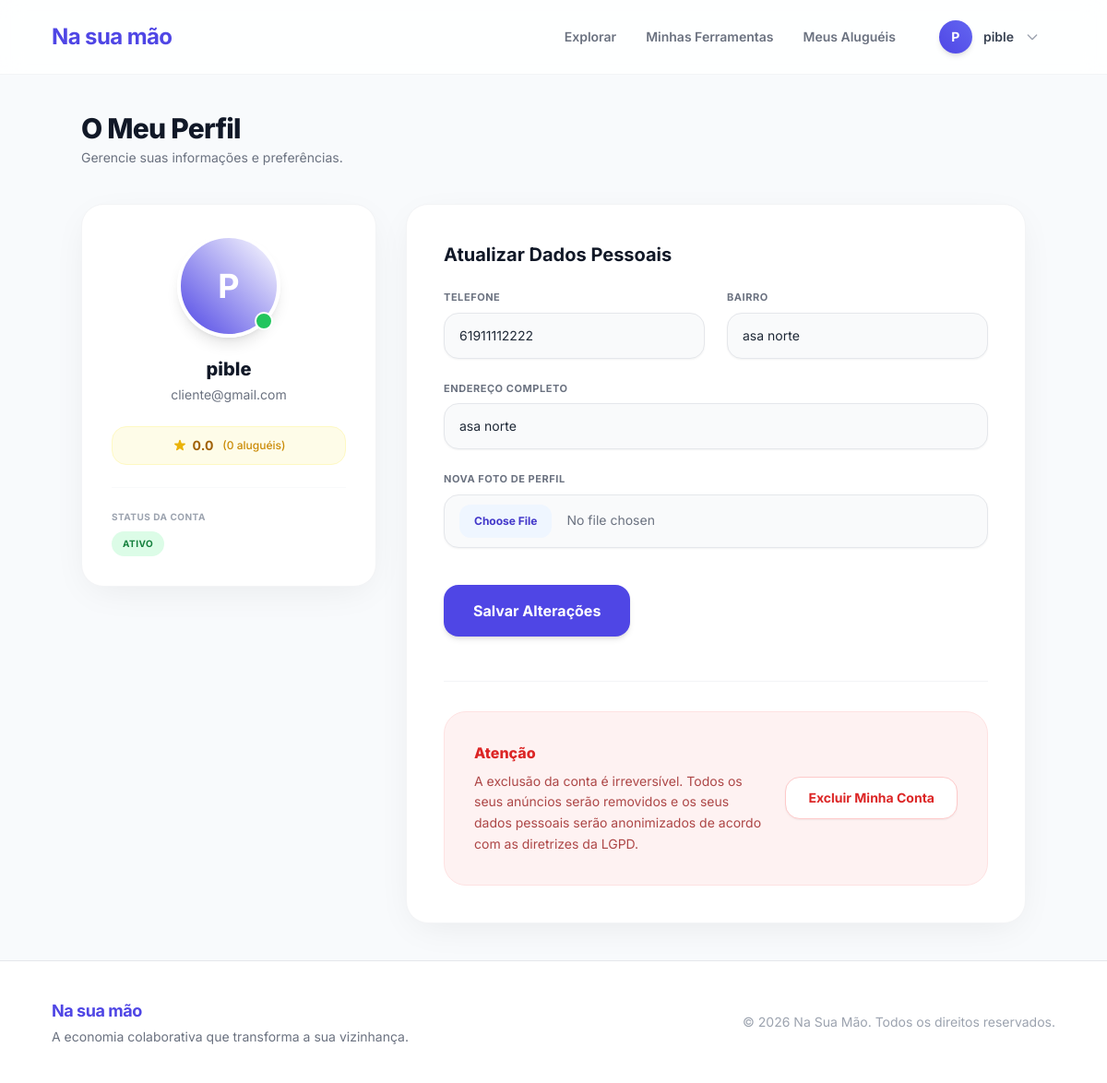
Screenshot of /perfil (signed in) with the database file from the repository.
### models/models.py (models this page shows)
class Usuario(Base):
    __tablename__ = "usuarios"
    id_usuario = Column(Integer, primary_key=True, index=True)
    nome = Column(String(100), nullable=False)
    email = Column(String(100), unique=True, index=True, nullable=False)
    senha = Column(String(255), nullable=False)
    cpf = Column(String(14), unique=True, nullable=False)
    cep = Column(String(9), nullable=True)
    telefone = Column(String(15), nullable=True)
    reputacao_acumulada = Column(Numeric(3, 1), default=0.0)
    tipo_perfil = Column(SAEnum(TipoPerfil), default=TipoPerfil.AMBOS)
    data_cadastro = Column(DateTime(timezone=True), server_default=func.now())
    latitude = Column(Float, nullable=True)
    longitude = Column(Float, nullable=True)
    data_nascimento = Column(Date, nullable=False)
    bairro = Column(String(100), nullable=True)
    endereco = Column(String(255), nullable=True)
    foto = Column(String(255), nullable=True)
    total_alugueis = Column(Integer, default=0)
    status_conta = Column(String(20), default="ativo")
    is_admin = Column(Boolean, default=False)
    ferramentas = relationship("Ferramenta", back_populates="locador")
    reservas_como_locatario = relationship("Reserva", back_populates="locatario", foreign_keys="Reserva.id_locatario")

### src/controllers/auth_controller.py (the view)
@router.get("/perfil", response_class=HTMLResponse)
async def perfil(request: Request, db: Session = Depends(get_db), usuario: Usuario = Depends(require_login)):
    from models.models import Avaliacao
    avaliacoes = db.query(Avaliacao).filter(Avaliacao.id_avaliado == usuario.id_usuario).order_by(Avaliacao.id_avaliacao.desc()).limit(5).all()
    return templates.TemplateResponse("perfil.html", {
        "request": request, "usuario": usuario, "avaliacoes": avaliacoes, "erro": None, "sucesso": None
    })

### templates/perfil.html (shortened to what this page needs)
{% extends "base.html" %}
{% block content %}
<div class="max-w-5xl mx-auto">
  <div class="mb-10">
    <h1 class="text-3xl font-extrabold text-gray-900 tracking-tight">O Meu Perfil</h1>
    <p class="text-sm text-gray-500 mt-1">Gerencie suas informações e preferências.</p>
  </div>
  <div class="grid grid-cols-1 md:grid-cols-12 gap-8 items-start">
    <div class="md:col-span-4 bg-white rounded-3xl shadow-soft border border-gray-100 p-8 text-center sticky top-24">
      <div class="w-28 h-28 rounded-full bg-gradient-to-tr from-primary-600 to-primary-400 text-white flex items-center justify-center text-4xl font-bold mx-auto mb-5 shadow-lg border-4 border-white relative">
        {% if usuario.foto %}
          <img src="{{ usuario.foto }}" class="w-full h-full rounded-full object-cover">
        {% else %}
          {{ usuario.nome[0].upper() }}
        {% endif %}
        <span class="absolute bottom-1 right-1 w-5 h-5 bg-green-500 border-2 border-white rounded-full"></span>
      </div>
      <h2 class="font-extrabold text-xl text-gray-900 mb-1">{{ usuario.nome }}</h2>
      <p class="text-sm text-gray-500 mb-6">{{ usuario.email }}</p>
      <div class="inline-flex items-center gap-1.5 bg-yellow-50 text-yellow-700 px-4 py-2.5 rounded-2xl text-sm font-bold mb-6 border border-yellow-100 w-full justify-center">
        {{ "%.1f"|format(usuario.reputacao_acumulada) }}
        <span class="font-medium text-yellow-600 text-xs ml-1">({{ usuario.total_alugueis }} aluguéis)</span>
      </div>
      <div class="pt-6 border-t border-gray-50">
        <p class="text-[10px] text-gray-400 uppercase font-bold text-left mb-2 tracking-wider">Status da Conta</p>
        <div class="flex">
          <span class="bg-green-100 text-green-700 px-3 py-1.5 rounded-full font-bold uppercase text-[10px] tracking-wider">{{ usuario.status_conta }}</span>
        </div>
      </div>
    </div>
    <div class="md:col-span-8 bg-white rounded-3xl shadow-soft border border-gray-100 p-8 md:p-10">
      <h3 class="font-bold text-gray-900 mb-6 text-xl">Atualizar Dados Pessoais</h3>
      <form method="POST" action="/perfil" enctype="multipart/form-data" class="space-y-6">
        <div class="grid grid-cols-1 sm:grid-cols-2 gap-6">
          <div>
            <label class="block text-[11px] font-bold text-gray-500 uppercase tracking-wider mb-2">Telefone</label>
            <input type="text" name="telefone" value="{{ usuario.telefone or '' }}"
                   class="w-full bg-gray-50 border border-gray-200 rounded-2xl px-4 py-3.5 text-sm focus:ring-2 focus:ring-primary-500 focus:bg-white outline-none transition-all shadow-sm">
          </div>
          <div>
            <label class="block text-[11px] font-bold text-gray-500 uppercase tracking-wider mb-2">Bairro</label>
            <input type="text" name="bairro" value="{{ usuario.bairro or '' }}"
                   class="w-full bg-gray-50 border border-gray-200 rounded-2xl px-4 py-3.5 text-sm focus:ring-2 focus:ring-primary-500 focus:bg-white outline-none transition-all shadow-sm">
          </div>
          <div class="sm:col-span-2">
            <label class="block text-[11px] font-bold text-gray-500 uppercase tracking-wider mb-2">Endereço Completo</label>
            <input type="text" name="endereco" value="{{ usuario.endereco or '' }}"
                   class="w-full bg-gray-50 border border-gray-200 rounded-2xl px-4 py-3.5 text-sm focus:ring-2 focus:ring-primary-500 focus:bg-white outline-none transition-all shadow-sm">
          </div>
          <div class="sm:col-span-2">
            <label class="block text-[11px] font-bold text-gray-500 uppercase tracking-wider mb-2">Nova Foto de Perfil</label>
            <div class="flex items-center gap-4 w-full bg-gray-50 border border-gray-200 rounded-2xl px-4 py-2.5 transition-all shadow-sm hover:bg-white">
              <input type="file" name="foto" accept="image/*"
                     class="w-full text-sm text-gray-500 file:mr-4 file:py-2.5 file:px-4 file:rounded-xl file:border-0 file:text-xs file:font-bold file:bg-primary-50 file:text-primary-700 hover:file:bg-primary-100 cursor-pointer outline-none">
            </div>
          </div>
        </div>
        <div class="pt-4">
          <button type="submit" class="bg-primary-600 hover:bg-primary-700 text-white px-8 py-4 rounded-2xl font-bold transition-all shadow-md hover:shadow-lg transform hover:-translate-y-0.5 w-full sm:w-auto">
            Salvar Alterações
          </button>
        </div>
      </form>
      <div class="mt-12 pt-8 border-t border-gray-100">
        <div class="bg-red-50 border border-red-100 rounded-3xl p-6 md:p-8 flex flex-col md:flex-row items-start md:items-center justify-between gap-6">
          <div>
            <h3 class="font-extrabold text-red-600 mb-2">Atenção</h3>
            <p class="text-sm text-red-800/80 leading-relaxed max-w-md">
              A exclusão da conta é irreversível. Todos os seus anúncios serão removidos e os seus dados pessoais serão anonimizados de acordo com as diretrizes da LGPD.
            </p>
          </div>
          <a href="/perfil/excluir" onclick="return confirm('Tem certeza absoluta que deseja excluir sua conta? Esta ação não pode ser desfeita.')"
             class="whitespace-nowrap bg-white border border-red-200 text-red-600 hover:bg-red-600 hover:text-white px-6 py-3 rounded-2xl text-sm font-bold transition-all shadow-sm">
            Excluir Minha Conta
          </a>
        </div>
      </div>
    </div>
  </div>
</div>
{% endblock %}

### templates/base.html (shortened to what this page needs)
<!DOCTYPE html>
<html lang="pt-PT">
<head>
  <script src="https://cdn.tailwindcss.com"></script>
</head>
<body class="bg-[#f8fafc] flex flex-col min-h-screen font-sans text-gray-800 antialiased selection:bg-primary-100 selection:text-primary-700">
<nav class="bg-white/85 backdrop-blur-md border-b border-gray-100 sticky top-0 z-50 transition-all duration-300">
  <div class="max-w-6xl mx-auto px-4 sm:px-6 lg:px-8">
    <div class="flex justify-between items-center h-20">
      <a href="/" class="flex items-center gap-2 text-2xl font-bold text-primary-600 hover:text-primary-700 transition tracking-tight">
        Na sua mão
      </a>
      <div class="hidden md:flex items-center gap-8">
        <a href="/" class="text-sm font-semibold text-gray-500 hover:text-primary-600 transition-colors">Explorar</a>
        {% if usuario %}
          <a href="/minhas-ferramentas" class="text-sm font-semibold text-gray-500 hover:text-primary-600 transition-colors">Minhas Ferramentas</a>
          <a href="/meus-alugueis" class="text-sm font-semibold text-gray-500 hover:text-primary-600 transition-colors">Meus Aluguéis</a>
          <div class="relative group ml-2">
            <button class="flex items-center gap-3 hover:bg-gray-50 p-1.5 pr-4 rounded-full border border-transparent hover:border-gray-200 transition-all cursor-pointer">
              <div class="w-9 h-9 rounded-full bg-gradient-to-tr from-primary-600 to-primary-500 text-white flex items-center justify-center font-bold text-sm shadow-md">
                {{ usuario.nome[0].upper() }}
              </div>
              <span class="text-sm font-semibold text-gray-700">{{ usuario.nome.split()[0] }}</span>
              <svg class="w-4 h-4 text-gray-400" fill="none" stroke="currentColor" viewBox="0 0 24 24"><path stroke-linecap="round" stroke-linejoin="round" stroke-width="2" d="M19 9l-7 7-7-7"></path></svg>
            </button>
          </div>
        {% endif %}
      </div>
    </div>
  </div>
</nav>
<main class="flex-grow max-w-6xl mx-auto w-full px-4 sm:px-6 lg:px-8 py-10">
  {% block content %}{% endblock %}
</main>
<footer class="bg-white border-t border-gray-200 mt-auto py-10">
  <div class="max-w-6xl mx-auto px-4 sm:px-6 lg:px-8 flex flex-col md:flex-row justify-between items-center gap-6">
    <div class="text-center md:text-left">
      <p class="font-bold text-lg text-primary-600 mb-1 tracking-tight">Na sua mão</p>
      <p class="text-gray-500 text-sm">A economia colaborativa que transforma a sua vizinhança.</p>
    </div>
    <div class="text-gray-400 text-sm text-center md:text-right">
      <p>© 2026 Na Sua Mão. Todos os direitos reservados.</p>
    </div>
  </div>
</footer>
</body>
</html>

### rows the page displays
Usuario: nome "P", nome "pible", email "cliente@gmail.com", reputacao_acumulada "0.0", total_alugueis "0", status_conta "ATIVO", telefone "61911112222", bairro "asa norte", endereco "asa norte"
